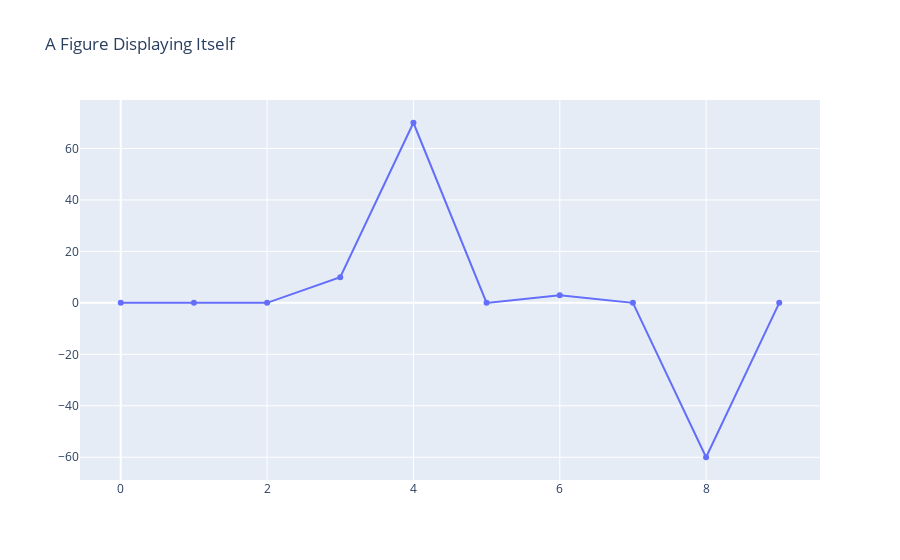

Notebook code for this chart:
### Code cell
import dash_core_components as dcc
import plotly.express as px

x_val =  range(1, 11)

import plotly.graph_objects as go
fig = go.Figure(
    data=[go.Scatter(y=my_new_dataset['Sentiment'])],
    layout_title_text="A Figure Displaying Itself"
)
fig

### Figure 1 — Plotly figure (JSON) as saved in the notebook; plotly's stock layout.template omitted (floating-point values rounded to 4 significant figures)
{"data": [{"type": "scatter", "y": [0, 0, 0, 10, 70, 0, 3, 0, -60, 0]}], "layout": {"title": {"text": "A Figure Displaying Itself"}}}
